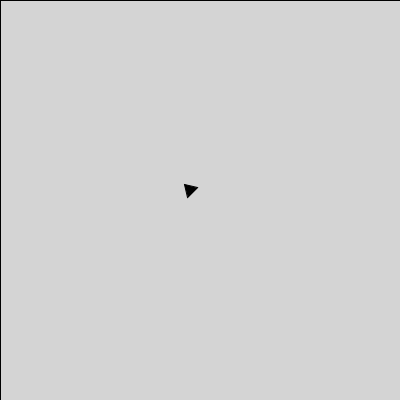
Frame 1 (no input)
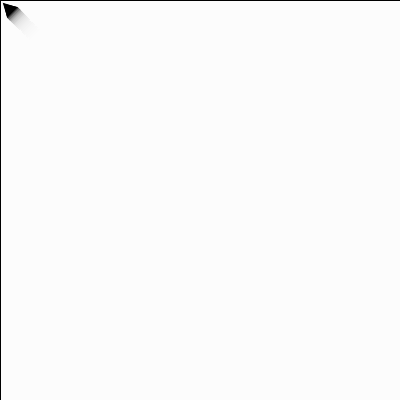
Frame 60 (the mouse pressed at the canvas centre just before this capture)
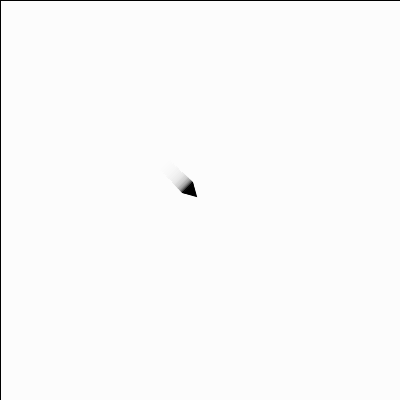
Frame 120 (the mouse held since frame 60 and released just before this capture)

The Processing sketch that drew these frames (run headless with seeded random() and noise(); from frame 60 on, the mouse is pressed at the canvas centre):

// Processing sketch: mousefollow_triangle
// ── mousefollow_triangle.pde
// Ravenous Triangle I
float predCntrX, predCntrY;
float predX[] = new float[3];
float predY[] = new float[3];
float predLen = 8.0;
float predAng, predRot;
float easing = .05;
void setup(){
size(400, 400);
predCntrX = width/2;
predCntrY = height/2;
smooth();
}
void draw(){
// repaint background
fill(255, 40);
rect(0, 0, width, height);
/* find distance for x and y
between prey and predator */
float deltaX = (pmouseX-predCntrX);
float deltaY = (pmouseY-predCntrY);
// cause the predator to decelerate
deltaX *= easing;
deltaY *= easing;
predCntrX += deltaX;
predCntrY += deltaY;
// orient predator
predRot = atan2(deltaY, deltaX);
// draw predator
createPredatoryTriangle();
}
void createPredatoryTriangle(){
// draw predator with some trig
fill(0);
beginShape();
for (int i=0; i<3; i++){
predX[i] = predCntrX+cos(radians(predAng)+predRot)*predLen;
predY[i] = predCntrY+sin(radians(predAng)+predRot)*predLen;
vertex(predX[i], predY[i]);
predAng += 120;
}
endShape(CLOSE);
}
